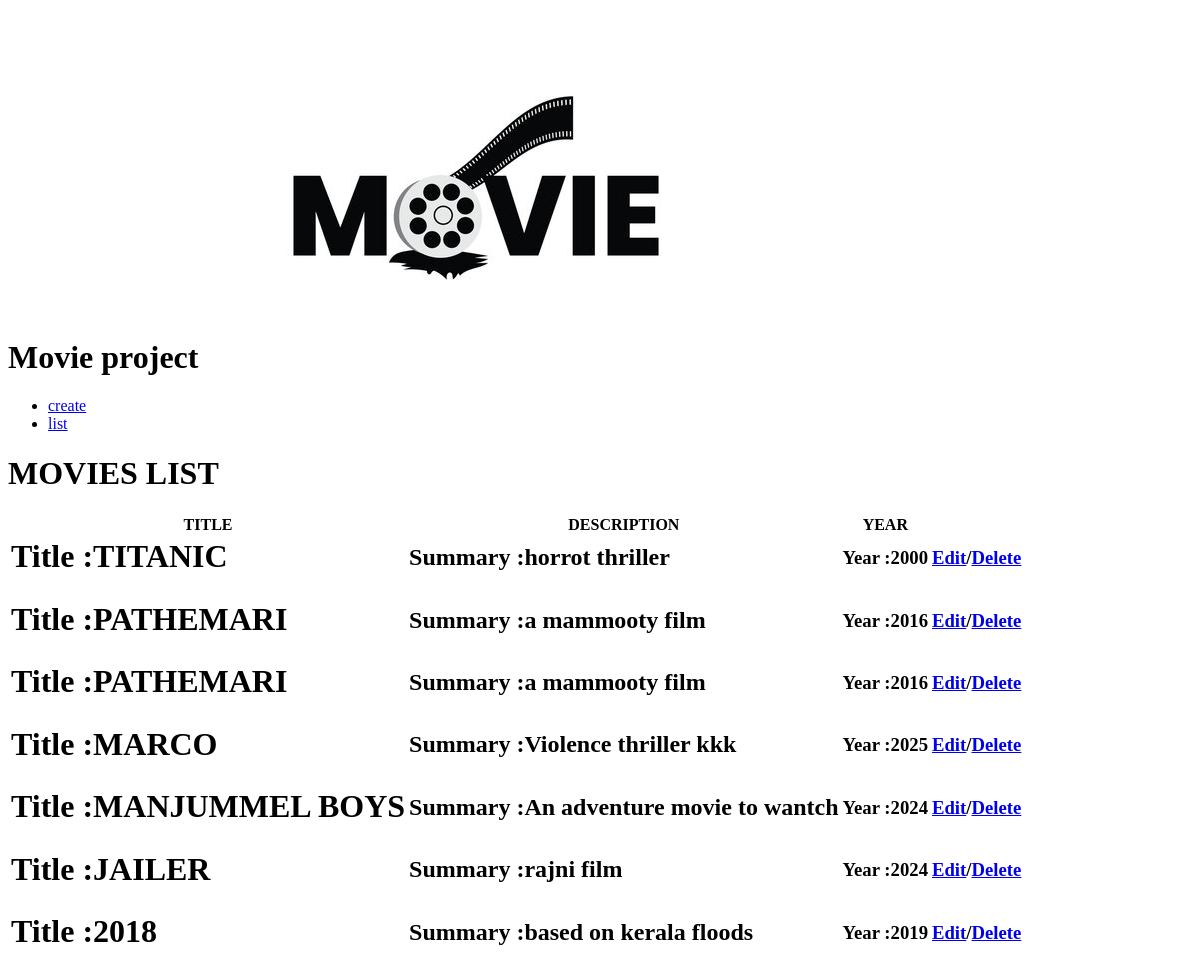
Before: / with the older database file.
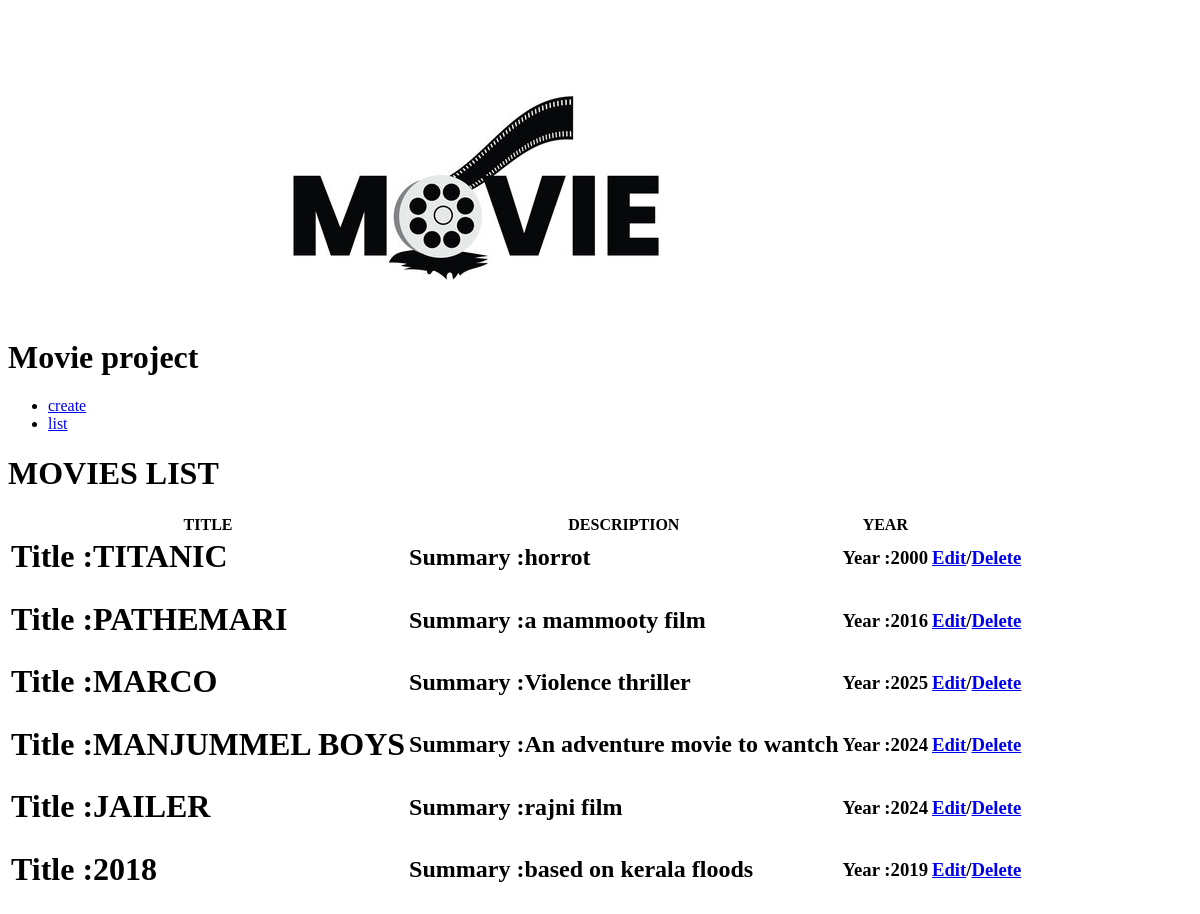
After: the same page with the newer database file.
### movies/models.py (models this page shows)
class MovieInfo(models.Model):
    title=models.CharField(max_length=200)
    year=models.IntegerField(null=True)
    description=models.TextField()

### movies/views.py (the view)
# urls.py: path('', views.list, name='list'),
def list(request):
        movie_set=MovieInfo.objects.all()
        print(movie_set)
        return render(request,'list.html',{'movies': movie_set})

### movies/templates/list.html
{% extends 'blank_layout.html' %}
{% load static %}
{% block content %}
    <h1>MOVIES LIST</h1>
    <table>
        <tr>
            <th>TITLE</th>
            <th>DESCRIPTION</th>
            <th>YEAR</th>
        </tr>
    {% for movie_obj in movies %}
    <tr>
    <td><h1>Title :{{movie_obj.title | upper}}</h1></td>
    <td><h2>Summary :{{movie_obj.description | default:'no data available'}}</h2></td>
    <td><h3>Year :{{movie_obj.year}}</h3></td>
    <td><h3><a href="{% url 'edit' movie_obj.id %}">Edit</a>/<a href="{% url 'delete' movie_obj.id %}">Delete</a></h3></td>
    </tr>
    {% endfor %}
    </table>
{% endblock content %}

Changed rows visible on the page:
removed MovieInfo: title "PATHEMARI", description "a mammooty film", year "2016"
changed MovieInfo "TITANIC": description "horrot thriller" → "horrot"
changed MovieInfo "MARCO": description "Violence thriller kkk" → "Violence thriller"
